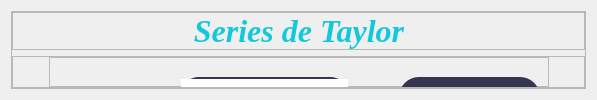
            <widget class="QWidget" name="page_taylor">
             <layout class="QVBoxLayout" name="verticalLayout_16">
              <item>
               <widget class="QFrame" name="frame_31">
                <property name="styleSheet">
                 <string notr="true">QPushButton{
background-color:rgb(53, 53, 79);
color: rgb(20, 200, 220);
border-top-left-radius: 20px;
border-bottom-left-radius: 20px;
border-top-right-radius: 20px;
border-bottom-right-radius: 20px;
font: 75 12pt &quot;Arial Black&quot;;
}
QPushButton:hover{
background-color: rgb(20, 200, 220);
color: white;
border-top-left-radius: 20px;
border-bottom-left-radius: 20px;
border-top-right-radius: 20px;
border-bottom-right-radius: 20px;
font: 75 12pt &quot;Arial Black&quot;;
}</string>
                </property>
                <property name="frameShape">
                 <enum>QFrame::StyledPanel</enum>
                </property>
                <property name="frameShadow">
                 <enum>QFrame::Raised</enum>
                </property>
                <layout class="QVBoxLayout" name="verticalLayout_17">
                 <property name="leftMargin">
                  <number>0</number>
                 </property>
                 <property name="topMargin">
                  <number>0</number>
                 </property>
                 <property name="rightMargin">
                  <number>0</number>
                 </property>
                 <property name="bottomMargin">
                  <number>0</number>
                 </property>
                 <item>
                  <widget class="QFrame" name="frame_32">
                   <property name="maximumSize">
                    <size>
                     <width>16777215</width>
                     <height>50</height>
                    </size>
                   </property>
                   <property name="frameShape">
                    <enum>QFrame::StyledPanel</enum>
                   </property>
                   <property name="frameShadow">
                    <enum>QFrame::Raised</enum>
                   </property>
                   <layout class="QHBoxLayout" name="horizontalLayout_18">
                    <property name="spacing">
                     <number>0</number>
                    </property>
                    <property name="leftMargin">
                     <number>0</number>
                    </property>
                    <property name="topMargin">
                     <number>0</number>
                    </property>
                    <property name="rightMargin">
                     <number>0</number>
                    </property>
                    <property name="bottomMargin">
                     <number>0</number>
                    </property>
                    <item>
                     <spacer name="horizontalSpacer_32">
                      <property name="orientation">
                       <enum>Qt::Horizontal</enum>
                      </property>
                      <property name="sizeHint" stdset="0">
                       <size>
                        <width>180</width>
                        <height>20</height>
                       </size>
                      </property>
                     </spacer>
                    </item>
                    <item>
                     <widget class="QLabel" name="labelTema_14">
                      <property name="font">
                       <font>
                        <family>Times New Roman</family>
                        <pointsize>24</pointsize>
                        <weight>75</weight>
                        <italic>true</italic>
                        <bold>true</bold>
                       </font>
                      </property>
                      <property name="styleSheet">
                       <string notr="true">color: rgb(20, 200, 220);</string>
                      </property>
                      <property name="text">
                       <string>Series de Taylor</string>
                      </property>
                      <property name="alignment">
                       <set>Qt::AlignCenter</set>
                      </property>
                     </widget>
                    </item>
                    <item>
                     <spacer name="horizontalSpacer_33">
                      <property name="orientation">
                       <enum>Qt::Horizontal</enum>
                      </property>
                      <property name="sizeHint" stdset="0">
                       <size>
                        <width>179</width>
                        <height>20</height>
                       </size>
                      </property>
                     </spacer>
                    </item>
                   </layout>
                  </widget>
                 </item>
                 <item>
                  <widget class="QFrame" name="frame_33">
                   <property name="frameShape">
                    <enum>QFrame::StyledPanel</enum>
                   </property>
                   <property name="frameShadow">
                    <enum>QFrame::Raised</enum>
                   </property>
                   <layout class="QHBoxLayout" name="horizontalLayout_19">
                    <property name="spacing">
                     <number>0</number>
                    </property>
                    <property name="leftMargin">
                     <number>0</number>
                    </property>
                    <property name="topMargin">
                     <number>0</number>
                    </property>
                    <property name="rightMargin">
                     <number>0</number>
                    </property>
                    <property name="bottomMargin">
                     <number>0</number>
                    </property>
                    <item>
                     <spacer name="horizontalSpacer_34">
                      <property name="orientation">
                       <enum>Qt::Horizontal</enum>
                      </property>
                      <property name="sizeHint" stdset="0">
                       <size>
                        <width>34</width>
                        <height>20</height>
                       </size>
                      </property>
                     </spacer>
                    </item>
                    <item>
                     <widget class="QFrame" name="frame_34">
                      <property name="minimumSize">
                       <size>
                        <width>500</width>
                        <height>0</height>
                       </size>
                      </property>
                      <property name="frameShape">
                       <enum>QFrame::StyledPanel</enum>
                      </property>
                      <property name="frameShadow">
                       <enum>QFrame::Raised</enum>
                      </property>
                      <widget class="QLabel" name="labelTema_15">
                       <property name="geometry">
                        <rect>
                         <x>0</x>
                         <y>30</y>
                         <width>121</width>
                         <height>30</height>
                        </rect>
                       </property>
                       <property name="font">
                        <font>
                         <family>Arial Black</family>
                         <pointsize>12</pointsize>
                         <weight>9</weight>
                         <italic>false</italic>
                         <bold>false</bold>
                        </font>
                       </property>
                       <property name="styleSheet">
                        <string notr="true">font: 75 12pt &quot;Arial Black&quot;;
color: rgb(20, 200, 220);</string>
                       </property>
                       <property name="text">
                        <string>Funcion:</string>
                       </property>
                       <property name="alignment">
                        <set>Qt::AlignCenter</set>
                       </property>
                      </widget>
                      <widget class="QTextEdit" name="textFuncion_3">
                       <property name="geometry">
                        <rect>
                         <x>130</x>
                         <y>20</y>
                         <width>171</width>
                         <height>41</height>
                        </rect>
                       </property>
                       <property name="font">
                        <font>
                         <family>Times New Roman</family>
                         <pointsize>10</pointsize>
                        </font>
                       </property>
                       <property name="styleSheet">
                        <string notr="true">border: 2px solid rgb(53, 53, 79); 
color: rgb(20, 200, 220);
border-top-left-radius: 20px;
border-bottom-left-radius: 20px;
border-top-right-radius: 20px;
border-bottom-right-radius: 20px;</string>
                       </property>
                      </widget>
                      <widget class="QLabel" name="labelTema_16">
                       <property name="geometry">
                        <rect>
                         <x>10</x>
                         <y>80</y>
                         <width>101</width>
                         <height>30</height>
                        </rect>
                       </property>
                       <property name="font">
                        <font>
                         <family>Arial Black</family>
                         <pointsize>12</pointsize>
                         <weight>9</weight>
                         <italic>false</italic>
                         <bold>false</bold>
                        </font>
                       </property>
                       <property name="styleSheet">
                        <string notr="true">font: 75 12pt &quot;Arial Black&quot;;
color: rgb(20, 200, 220);</string>
                       </property>
                       <property name="text">
                        <string>Valor X</string>
                       </property>
                       <property name="alignment">
                        <set>Qt::AlignCenter</set>
                       </property>
                      </widget>
                      <widget class="QLabel" name="labelTema_17">
                       <property name="geometry">
                        <rect>
                         <x>10</x>
                         <y>140</y>
                         <width>101</width>
                         <height>30</height>
                        </rect>
                       </property>
                       <property name="font">
                        <font>
                         <family>Arial Black</family>
                         <pointsize>12</pointsize>
                         <weight>9</weight>
                         <italic>false</italic>
                         <bold>false</bold>
                        </font>
                       </property>
                       <property name="styleSheet">
                        <string notr="true">font: 75 12pt &quot;Arial Black&quot;;
color: rgb(20, 200, 220);</string>
                       </property>
                       <property name="text">
                        <string>N derivadas</string>
                       </property>
                       <property name="alignment">
                        <set>Qt::AlignCenter</set>
                       </property>
                      </widget>
                      <widget class="QTextEdit" name="textValorX_2">
                       <property name="geometry">
                        <rect>
                         <x>130</x>
                         <y>80</y>
                         <width>171</width>
                         <height>41</height>
                        </rect>
                       </property>
                       <property name="font">
                        <font>
                         <family>Times New Roman</family>
                         <pointsize>10</pointsize>
                        </font>
                       </property>
                       <property name="focusPolicy">
                        <enum>Qt::StrongFocus</enum>
                       </property>
                       <property name="styleSheet">
                        <string notr="true">border: 2px solid rgb(53, 53, 79); 
color: rgb(20, 200, 220);
border-top-left-radius: 20px;
border-bottom-left-radius: 20px;
border-top-right-radius: 20px;
border-bottom-right-radius: 20px;</string>
                       </property>
                      </widget>
                      <widget class="QTextEdit" name="textNDerivadas">
                       <property name="geometry">
                        <rect>
                         <x>130</x>
                         <y>140</y>
                         <width>171</width>
                         <height>41</height>
                        </rect>
                       </property>
                       <property name="font">
                        <font>
                         <family>Times New Roman</family>
                         <pointsize>10</pointsize>
                        </font>
                       </property>
                       <property name="focusPolicy">
                        <enum>Qt::StrongFocus</enum>
                       </property>
                       <property name="styleSheet">
                        <string notr="true">border: 2px solid rgb(53, 53, 79); 
color: rgb(20, 200, 220);
border-top-left-radius: 20px;
border-bottom-left-radius: 20px;
border-top-right-radius: 20px;
border-bottom-right-radius: 20px;</string>
                       </property>
                      </widget>
                      <widget class="QLabel" name="labelResultado_5">
                       <property name="geometry">
                        <rect>
                         <x>40</x>
                         <y>200</y>
                         <width>411</width>
                         <height>91</height>
                        </rect>
                       </property>
                       <property name="font">
                        <font>
                         <family>Times New Roman</family>
                         <pointsize>13</pointsize>
                         <weight>75</weight>
                         <bold>true</bold>
                        </font>
                       </property>
                       <property name="styleSheet">
                        <string notr="true">border: 2px solid rgb(53, 53, 79); 
color: rgb(20, 200, 220);
border-top-left-radius: 20px;
border-bottom-left-radius: 20px;
border-top-right-radius: 20px;
border-bottom-right-radius: 20px;
</string>
                       </property>
                       <property name="text">
                        <string/>
                       </property>
                      </widget>
                      <widget class="QPushButton" name="botonResolver">
                       <property name="geometry">
                        <rect>
                         <x>180</x>
                         <y>300</y>
                         <width>141</width>
                         <height>41</height>
                        </rect>
                       </property>
                       <property name="font">
                        <font>
                         <family>Arial Black</family>
                         <pointsize>12</pointsize>
                         <weight>9</weight>
                         <italic>false</italic>
                         <bold>false</bold>
                        </font>
                       </property>
                       <property name="styleSheet">
                        <string notr="true"/>
                       </property>
                       <property name="text">
                        <string>Resolver</string>
                       </property>
                      </widget>
                      <widget class="QPushButton" name="botonPDFTaylor">
                       <property name="geometry">
                        <rect>
                         <x>350</x>
                         <y>20</y>
                         <width>141</width>
                         <height>41</height>
                        </rect>
                       </property>
                       <property name="font">
                        <font>
                         <family>Arial Black</family>
                         <pointsize>12</pointsize>
                         <weight>9</weight>
                         <italic>false</italic>
                         <bold>false</bold>
                        </font>
                       </property>
                       <property name="styleSheet">
                        <string notr="true"/>
                       </property>
                       <property name="text">
                        <string>Generar PDF</string>
                       </property>
                      </widget>
                     </widget>
                    </item>
                    <item>
                     <spacer name="horizontalSpacer_35">
                      <property name="orientation">
                       <enum>Qt::Horizontal</enum>
                      </property>
                      <property name="sizeHint" stdset="0">
                       <size>
                        <width>34</width>
                        <height>20</height>
                       </size>
                      </property>
                     </spacer>
                    </item>
                   </layout>
                  </widget>
                 </item>
                </layout>
               </widget>
              </item>
             </layout>
            </widget>
